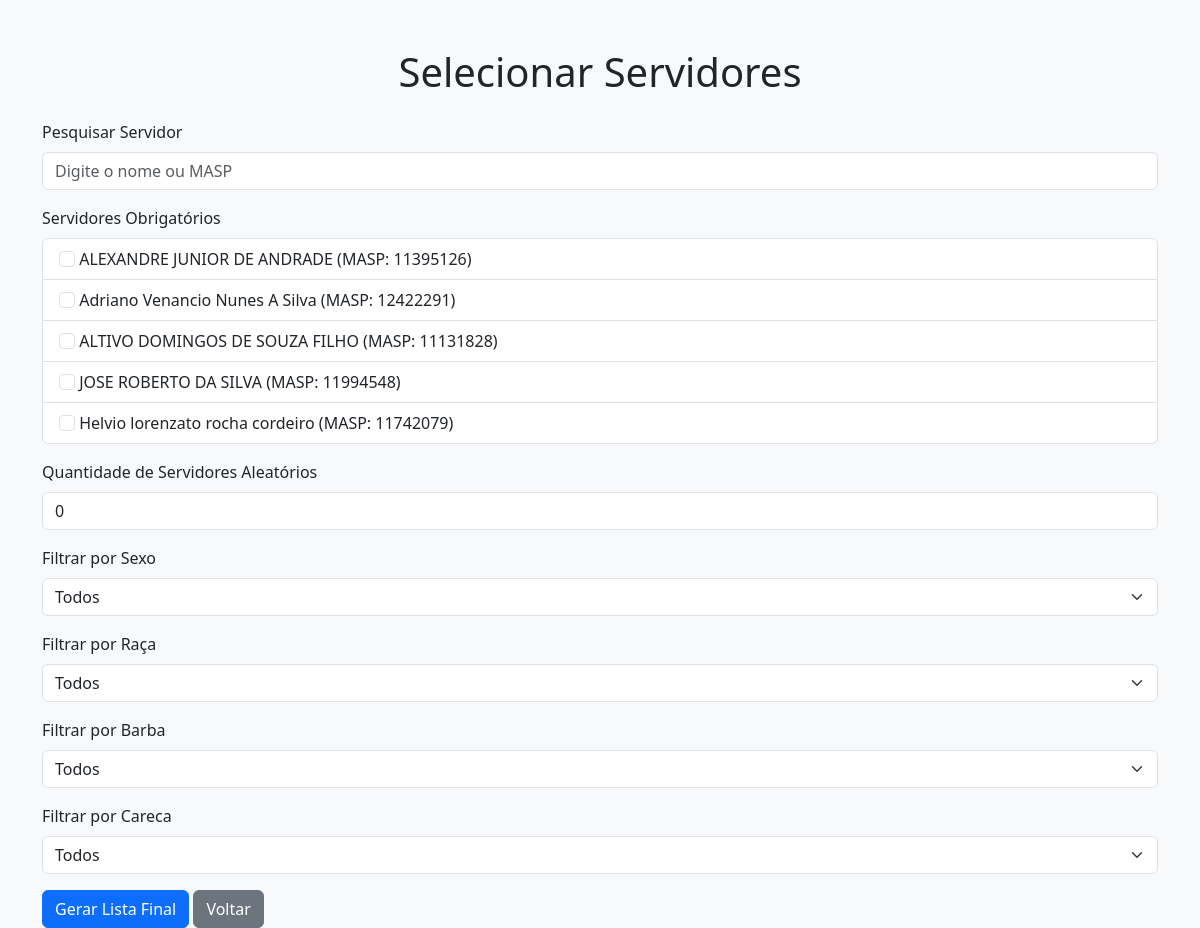
Page /anexo on the committed database.
### tables this page shows
CREATE TABLE servidores (
            id INTEGER PRIMARY KEY AUTOINCREMENT,
            masp TEXT UNIQUE NOT NULL,
            nome TEXT NOT NULL,
            sexo TEXT NOT NULL,
            raca TEXT NOT NULL,
            foto BLOB NOT NULL,
            barba TEXT NOT NULL,
            careca TEXT NOT NULL
        );

### app.py (the view, shortened to what this page needs)
@app.route('/anexo', methods=['GET', 'POST'])
def anexo():
    conn = sqlite3.connect('servidores.db')
    cursor = conn.cursor()
    cursor.execute('SELECT * FROM servidores')
    servidores = cursor.fetchall()
    conn.close()
    servidores_ajustados = []
    for servidor in servidores:
        servidor_lista = list(servidor)
        if servidor_lista[5]:  # Verifica se há um caminho de foto
            servidor_lista[5] = servidor_lista[5].replace('static/', '')  # Remove o prefixo 'static/'
        servidores_ajustados.append(servidor_lista)
    return render_template('anexo.html', servidores=servidores_ajustados)

### templates/anexo.html (shortened to what this page needs)
<!DOCTYPE html>
<html lang="pt-BR">
<head>
    <link href="https://cdn.jsdelivr.net/npm/bootstrap@5.3.0/dist/css/bootstrap.min.css" rel="stylesheet">
</head>
<body class="bg-light">
    <div class="container mt-5">
        <h1 class="text-center">Selecionar Servidores</h1>
        <form method="POST" class="mt-4">
            <div class="mb-3">
                <label for="pesquisa" class="form-label">Pesquisar Servidor</label>
                <input type="text" class="form-control" id="pesquisa" name="pesquisa" placeholder="Digite o nome ou MASP">
            </div>
            <div class="mb-3">
                <label class="form-label">Servidores Obrigatórios</label>
                <div class="list-group">
                    {% for servidor in servidores %}
                    <div class="list-group-item">
                        <input class="form-check-input" type="checkbox" name="obrigatorios" value="{{ servidor[0] }}" id="servidor{{ servidor[0] }}">
                        <label class="form-check-label" for="servidor{{ servidor[0] }}">
                            {{ servidor[2] }} (MASP: {{ servidor[1] }})
                        </label>
                    </div>
                    {% endfor %}
                </div>
            </div>
            <div class="mb-3">
                <label for="quantidade_aleatorios" class="form-label">Quantidade de Servidores Aleatórios</label>
                <input type="number" class="form-control" id="quantidade_aleatorios" name="quantidade_aleatorios" min="0" value="0">
            </div>
            <div class="mb-3">
                <label for="filtro_sexo" class="form-label">Filtrar por Sexo</label>
                <select class="form-select" id="filtro_sexo" name="filtro_sexo">
                    <option value="Todos">Todos</option>
                </select>
            </div>
            <div class="mb-3">
                <label for="filtro_raca" class="form-label">Filtrar por Raça</label>
                <select class="form-select" id="filtro_raca" name="filtro_raca">
                    <option value="Todos">Todos</option>
                </select>
            </div>
            <div class="mb-3">
                <label for="filtro_barba" class="form-label">Filtrar por Barba</label>
                <select class="form-select" id="filtro_barba" name="filtro_barba">
                    <option value="Todos">Todos</option>
                </select>
            </div>
            <div class="mb-3">
                <label for="filtro_careca" class="form-label">Filtrar por Careca</label>
                <select class="form-select" id="filtro_careca" name="filtro_careca">
                    <option value="Todos">Todos</option>
                </select>
            </div>
            <button type="submit" class="btn btn-primary">Gerar Lista Final</button>
            <a href="{{ url_for('listar') }}" class="btn btn-secondary">Voltar</a>
        </form>
    </div>
</body>
</html>

### rows in the picture
servidores: nome "ALEXANDRE JUNIOR DE ANDRADE", masp "11395126"
servidores: nome "Adriano Venancio Nunes A Silva", masp "12422291"
servidores: nome "ALTIVO DOMINGOS DE SOUZA FILHO", masp "11131828"
servidores: nome "JOSE ROBERTO DA SILVA", masp "11994548"
servidores: nome "Helvio lorenzato rocha cordeiro", masp "11742079"
